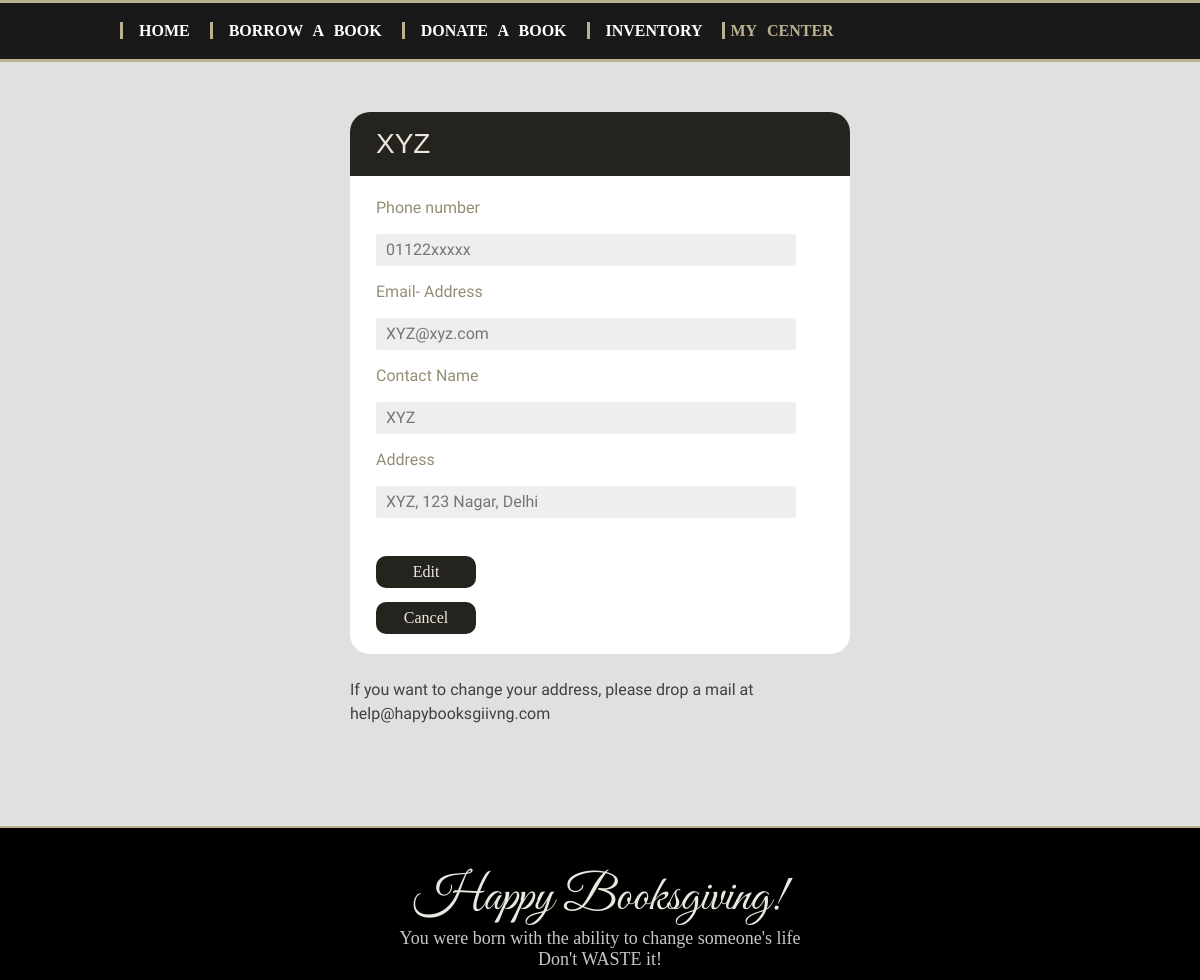
Screenshot of /centres/xxxxxxxx/edit with the database file from the repository.
### app/models.py (models this page shows)
class Centre(db.Model):
    __tablename__ = 'centre'
    centre_id = db.Column(db.String(25), primary_key=True,
                          nullable=False, unique=True)
    name = db.Column(db.String(50), nullable=False)
    address = db.Column(db.String(250), nullable=False,  unique=True)
    pincode = db.Column(db.Integer, nullable=False)
    phone = db.Column(db.Integer, nullable=False,  unique=True)
    email_address = db.Column(db.String(30), nullable=False,  unique=True)
    contactname = db.Column(db.String(50), nullable=False)
    password = db.Column(db.String(20), nullable=False)

### app/views.py (the view)
@app.route('/centres/<centre_id>/edit' , methods= ['GET', 'POST'])
def editCentre(centre_id):
    editedcentre = Centre.query.filter_by(centre_id=centre_id).one()
    if request.method == 'POST':
        if request.form['email_address']:
                editedcentre.email_address = request.form['email_address']
        if request.form['phone']:
                editedcentre.phone = request.form['phone']
        if request.form['contactname']:
                editedcentre.contactname = request.form['contactname']
        db.session.add(editedcentre)
        db.session.commit()
        flash("Your centre details have been edited!")
        return redirect(url_for('centreInfo', centre_id=centre_id))
    else:
        return render_template(
            'editCentre.html', centre_id=centre_id, centre=editedcentre)

### app/templates/editCentre.html (shortened to what this page needs)
<!doctype html>
<html lang="en-US">
<head>
	<link rel="stylesheet" href="{{ url_for('static', filename='css/bootstrap.css') }}" />
	<link rel="stylesheet" href="{{ url_for('static', filename='css/ngosignup_stylesheet.css') }}" />
</head>
<body>
	<div id="grey_page">
		<div class="navigationBar" id="navBar">
			<ul>
				<li><a href="/home">Home</a></li>
				<li><a href="/addBorrowingDetails">Borrow A Book</a></li>
				<li><a href="/addDonationDetails">Donate A Book</a></li>
				<li><a href="/showBooksInCentre">Inventory</a></li>
				<li><a href="/showCentre" class="selected">My center</a></li>
			</ul>
		</div>
		<div id="centre_details">
			<h2>  {{centre.name}} </h2>
			<form action="{{url_for('editCentre', centre_id = centre_id)}}" method='POST'>
				<fieldset>
					<p>
						<label for="phone">Phone number</label>
					</p>
					<p>
						<input type='tel' size='30' name='phone' placeholder='{{centre.phone}}'> </p>
					<p>
						<label for="email_address">Email- Address</label>
					</p>
					<p>
						<input type='email' size='30' name='email_address' placeholder='{{centre.email_address}}'>
					</p>
					<p>
						<label for="contactname">Contact Name</label>
					</p>
					<p>
						<input type='text' size='30' name='contactname' placeholder='{{centre.contactname}}'>
					</p>
					<p>
						<label for="address">Address</label>
					</p>
					<p>
						<input type='text' size='30' name='address' placeholder='{{centre.address}}' disabled> </p>
					<p>
						<input type='submit' value='Edit'> </p>
					<a href='{{url_for('centreInfo', centre_id = centre.centre_id)}}'>Cancel</a>
				</fieldset>
				<p>
					If you want to change your address, please drop a mail at help@hapybooksgiivng.com
				</p>
			</form>
		</div>
		<div id="footer">
			<a href="home">
				<h1>Happy Booksgiving! </h1>
			</a>
		</div>
		<div id="tag">
			You were born with the ability to change someone's life
			<br>Don't WASTE it!
		</div>
	</div>
</body>
</html>

### app/static/css/ngosignup_stylesheet.css (style rules this page uses)
body { background-color: black; color: #C0C0C0; font-family: "Varela Round", Arial, Helvetica, sans-serif; font-size: 16px; line-height: 1.5em; }
input { border: none; font-family: inherit; font-size: inherit; font-weight: inherit; line-height: inherit; -webkit-appearance: none; }
#footer { font: 300 50px/0.8 'Great Vibes', Helvetica, sans-serif; text-decoration: none; text-align: center; padding-top:50px; margin-top:100px; margin-bottom:10px; }
#footer a { color:#f95252; }
.navigationBar li .selected { padding:5px; color:orange; }
.navigationBar { background-color: #191919; padding: 2px 0px; position:relative; border-bottom: 2px solid #f99d14; border-top: 2px solid #f99d14; }
.navigationBar ul { background-color: #191919; padding: 14px 0px; width: 80%; margin: 0 auto; font-family: verdana; }
.navigationBar li { display: inline; list-style-type: none; margin: 0; padding: 0; border-left: solid orange 2px; position: relative; }
.navigationBar li a { color: white; font-weight: 600; font-size: 16px; text-align: center; text-decoration: none; padding: 14px 16px; text-transform: uppercase; }
#tag { font: 18px cursive; text-decoration: none; text-align: center; padding: 0px; color:black; }
#grey_page { background-color: #E0E0E0 ; color: #404040 ; }
#grey_page .navigationBar { border-top: 3px solid #bbb191; border-bottom: 3px solid #bbb191; }
#grey_page .navigationBar li a { font-family: fantasy; word-spacing: 0.4em; }
#grey_page #footer { background-color: black; margin-bottom: 0px; padding-bottom: 10px; border-top: 2px solid #bbb191; }
#grey_page #footer a { color:#eae7de; }
#grey_page #tag { background-color: black; color:#C8C8C8 ; padding-bottom: 10px; }
#grey_page .navigationBar li .selected { color: #bbb191; }
#grey_page .navigationBar li { border-left: 3px solid #bbb191; }
#grey_page .navigationBar { border-top: 3px solid #bbb191 border-bottom: 3px solid #bbb191; }
#centre_details { margin: 50px auto; width: 500px; }
#centre_details fieldset { background-color: #fff; -webkit-border-radius: 0 0 20px 20px; -moz-border-radius: 0 0 20px 20px; border-radius: 0 0 20px 20px; padding: 20px 26px; }
#centre_details fieldset p { color: #958d74; margin-bottom: 14px; }
#centre_details fieldset input { -webkit-border-radius: 3px; -moz-border-radius: 3px; border-radius: 3px; }
#centre_details h2 { background-color:#25231d; -webkit-border-radius: 20px 20px 0 0; -moz-border-radius: 20px 20px 0 0; border-radius: 20px 20px 0 0; color:#eae7de; font-size: 28px; padding: 20px 26px; font-family: fantasy, sans-serif; }
#centre_details fieldset input[type="email"], #centre_details fieldset input[type="password"], #centre_details fieldset input[type="name"] , #centre_details fieldset input[type="text"] , #centre_details fieldset input[type="tel"] { background-color: #eee; color: #4f4f4f; padding: 4px 10px; width: 420px; }
#centre_details fieldset input[type="submit"], #centre_details input[type = "submit"], #centre_details a { background-color:#25231d; color:#eae7de; display: block; padding: 4px 0; width: 100px; border-radius: 10px; font-family: fantasy; }
#centre_details a { text-align: center; }

### rows the page displays
Centre: name "XYZ", phone "01122xxxxx", email_address "XYZ@xyz.com", contactname "XYZ", address "XYZ, 123 Nagar, Delhi"
